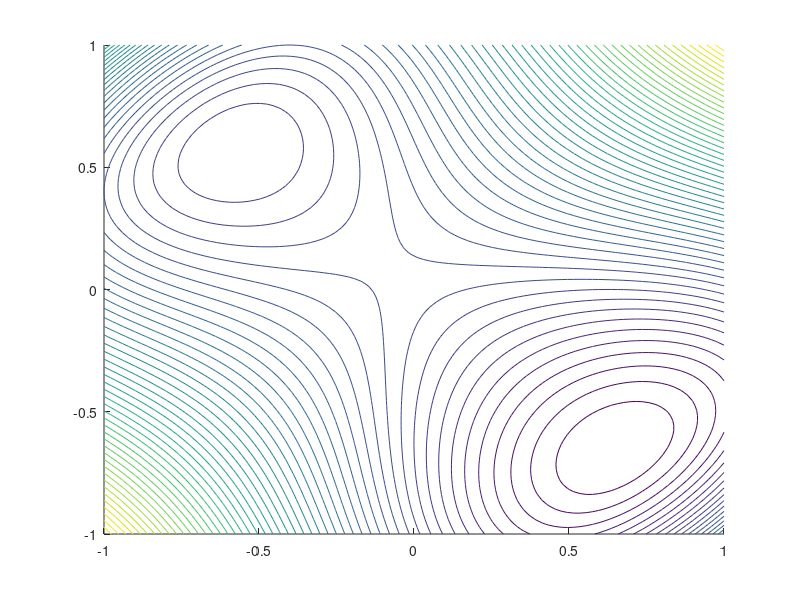

This figure's MATLAB source: (Note: this script raises an error after producing the figure.)
% Objective function
f = @(x) (x(2) - x(1))^4 + 12 * x(1) * x(2) - x(1) + x(2) - 3;

% Initial simplex points
initial_points = [0.55, 0.7; -0.9, -0.5];

% Define the domain
lb = [-1, -1];
ub = [1, 1];

% Create a figure for plotting
figure;
hold on;
% Create a mesh grid and calculate function values for contour plot
[X1, X2] = meshgrid(linspace(-1, 1, 100), linspace(-1, 1, 100));
F = arrayfun(@(x1, x2) f([x1, x2]), X1, X2);
contour(X1, X2, F, 50); % Plot contour

colors = ['r', 'b']; % Different colors for different starting points

for i = 1:2
    % Starting point
    x0 = initial_points(i, :);
    
    % Initialize the points array for plotting the path
    points = x0;
    
    % Optimization using fminsearch (Nelder-Mead algorithm)
    options = optimset('Display', 'iter', 'OutputFcn', @(x, optimValues, state) outfunc(x, state, colors(i)));
    [x_opt, fval] = fminsearch(@(x) constrained_function(x, f, lb, ub), x0, options);
    
    fprintf('Starting point: [%f, %f]\n', x0(1), x0(2));
    fprintf('Optimized point: [%f, %f] with function value %f\n', x_opt(1), x_opt(2), fval);
end

hold off;

% Constrained function to enforce domain constraints
function y = constrained_function(x, f, lb, ub)
    x = max(min(x, ub), lb);
    y = f(x);
end

% Output function to capture and plot points
function stop = outfunc(x, state, color)
    stop = false;
    persistent points;
    
    if isequal(state, 'init')
        points = x; % Initialize points with the starting point
    elseif isequal(state, 'iter')
        points(end+1, :) = x; % Add new point to points array
        plot(points(:,1), points(:,2), [color, '-o']); % Plot points with lines
        drawnow;
    elseif isequal(state, 'done')
        % Final plot for the complete path
        plot(points(:,1), points(:,2), [color, '-o'], 'LineWidth', 2);
    end
end
